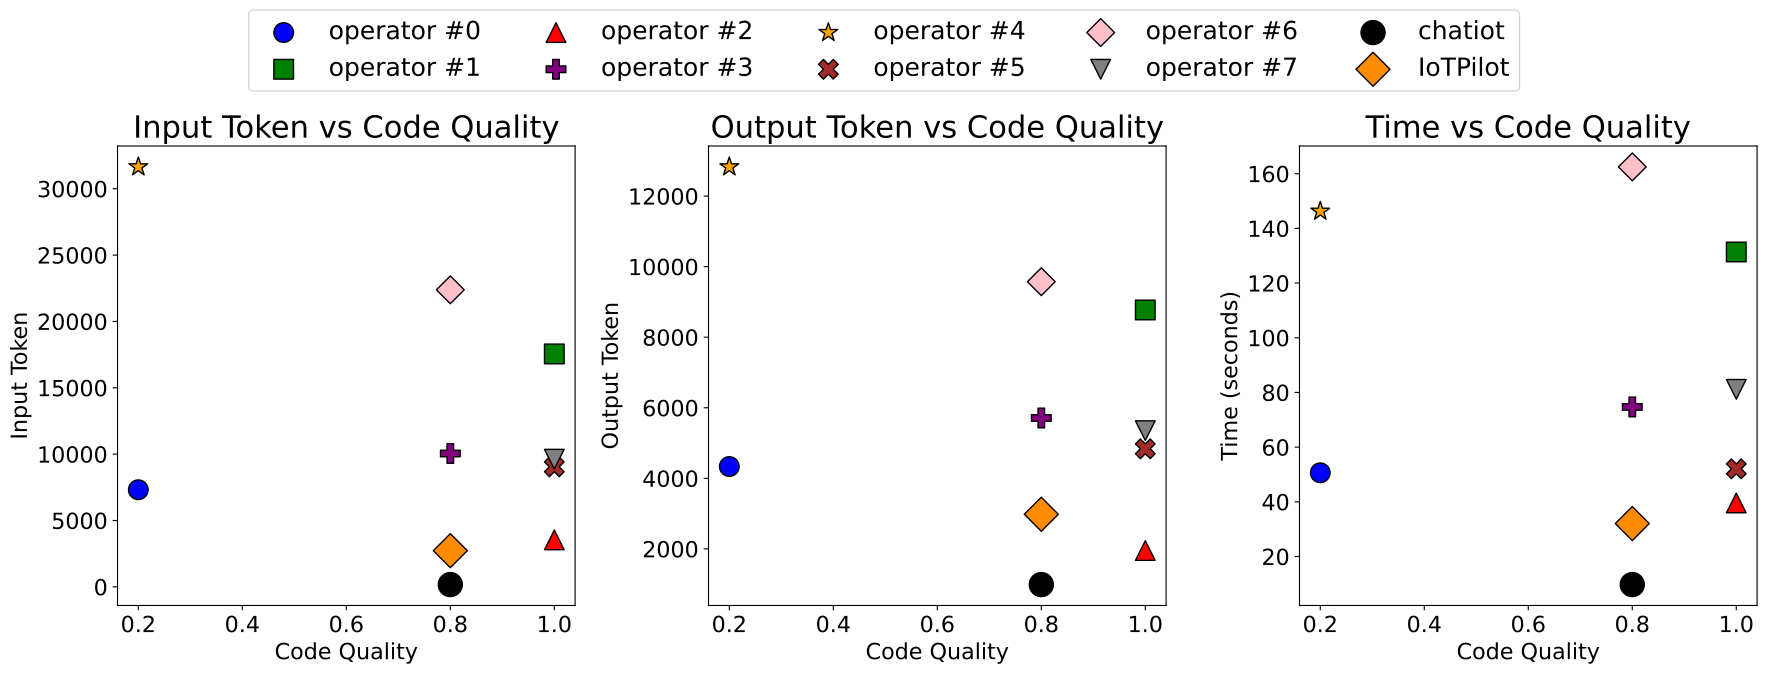

Write Python code to recreate this figure.
import json
import matplotlib.pyplot as plt
import itertools

# 支持的颜色和标记
colors_genetic = ['blue', 'green', 'red', 'purple', 'orange', 'brown', 'pink', 'gray']
markers_genetic = ['o', 's', '^', 'P', '*', 'X', 'D', 'v']

# 读取遗传算法数据
file_path_genetic = "/home/hao/code/iotpilot2.0/src/results/ControlRoom/genetic/generation_1.json"
with open(file_path_genetic, "r") as file:
    data_genetic = json.load(file)

# 初始化存储列表：遗传算法数据
code_qualities_genetic = []
input_tokens_genetic = []
output_tokens_genetic = []
times_genetic = []
individual_labels_genetic = []

for individual_key in data_genetic.keys():
    print(individual_key)
    individual = data_genetic[individual_key]["ControlRoom"]
    code_quality = individual["code_quality"]
    total_cost_info = individual["total_cost_info"]

    input_token = float(total_cost_info["input_token"])
    output_token = float(total_cost_info["output_token"])
    time = float(total_cost_info["time"])

    # 添加到列表
    code_qualities_genetic.append(code_quality)
    input_tokens_genetic.append(input_token)
    output_tokens_genetic.append(output_token)
    times_genetic.append(time)
    individual_labels_genetic.append(individual_key)

# 读取chatiot数据
file_path_chatiot = "/home/hao/code/iotpilot2.0/src/results/ControlRoom/chatiot/1/workflow_results.json"
with open(file_path_chatiot, "r") as file:
    data_chatiot = json.load(file)

# 读取iotpilot数据
file_path_chatiot = "/home/hao/code/iotpilot2.0/src/results/ControlRoom/IoTPilot/1/workflow_results.json"
with open(file_path_chatiot, "r") as file:
    IoTPilot_IoTPilot = json.load(file)

# 提取 chatiot 数据
motion_data = data_chatiot["ControlRoom"]
code_quality_chatiot = motion_data["code_quality"]
total_cost_info = motion_data["total_cost_info"]

input_token_chatiot = float(total_cost_info["input_token"])
output_token_chatiot = float(total_cost_info["output_token"])
time_chatiot = float(total_cost_info["time"])

# 提取 IoTPilot 数据
motion_data_iotpilot = IoTPilot_IoTPilot["ControlRoom"]
code_quality_iotpilot = motion_data_iotpilot["code_quality"]
total_cost_info_iotpilot = motion_data_iotpilot["total_cost_info"]

input_token_iotpilot = float(total_cost_info_iotpilot["input_token"])
output_token_iotpilot = float(total_cost_info_iotpilot["output_token"])
time_iotpilot = float(total_cost_info_iotpilot["time"])

plt.rcParams.update({
    'font.size': 18,               # 基础字体大小
    'axes.titlesize': 22,          # 子图标题
    'axes.labelsize': 16,          # 横轴/纵轴标签
    'xtick.labelsize': 16,         # x轴刻度标签
    'ytick.labelsize': 16,         # y轴刻度标签
    'legend.fontsize': 18,         # 图例字体
    'legend.title_fontsize': 16   # 图例标题字体
})

# 创建三个子图
fig, axes = plt.subplots(1, 3, figsize=(18, 6))
point_size = 200

# 为遗传算法分配颜色和形状
color_cycle_gen = itertools.cycle(colors_genetic)
marker_cycle_gen = itertools.cycle(markers_genetic)

individual_color_map = {}
individual_marker_map = {}

for label in individual_labels_genetic:
    if label not in individual_color_map:
        individual_color_map[label] = next(color_cycle_gen)
    if label not in individual_marker_map:
        individual_marker_map[label] = next(marker_cycle_gen)

# 绘制遗传算法数据
for i, label in enumerate(individual_labels_genetic):
    color = individual_color_map[label]
    marker = individual_marker_map[label]

    axes[0].scatter(code_qualities_genetic[i], input_tokens_genetic[i],
                    color=color, marker=marker, s=point_size,
                    edgecolor='black', label=label)

    axes[1].scatter(code_qualities_genetic[i], output_tokens_genetic[i],
                    color=color, marker=marker, s=point_size,
                    edgecolor='black', label=label)

    axes[2].scatter(code_qualities_genetic[i], times_genetic[i],
                    color=color, marker=marker, s=point_size,
                    edgecolor='black', label=label)

# 绘制chatiot数据（单独一个点）
chatiot_label = "chatiot"
chatiot_color = 'black'
chatiot_marker = 'o'

axes[0].scatter(code_quality_chatiot, input_token_chatiot,
                color=chatiot_color, marker=chatiot_marker, s=point_size * 1.5,
                edgecolor='black', label=chatiot_label, zorder=10)

axes[1].scatter(code_quality_chatiot, output_token_chatiot,
                color=chatiot_color, marker=chatiot_marker, s=point_size * 1.5,
                edgecolor='black', label=chatiot_label, zorder=10)

axes[2].scatter(code_quality_chatiot, time_chatiot,
                color=chatiot_color, marker=chatiot_marker, s=point_size * 1.5,
                edgecolor='black', label=chatiot_label, zorder=10)

# 绘制 IoTPilot 数据（单独一个点）
iotpilot_label = "IoTPilot"
iotpilot_color = 'darkorange'
iotpilot_marker = 'D'

axes[0].scatter(code_quality_iotpilot, input_token_iotpilot,
                color=iotpilot_color, marker=iotpilot_marker, s=point_size * 1.5,
                edgecolor='black', label=iotpilot_label, zorder=10)

axes[1].scatter(code_quality_iotpilot, output_token_iotpilot,
                color=iotpilot_color, marker=iotpilot_marker, s=point_size * 1.5,
                edgecolor='black', label=iotpilot_label, zorder=10)

axes[2].scatter(code_quality_iotpilot, time_iotpilot,
                color=iotpilot_color, marker=iotpilot_marker, s=point_size * 1.5,
                edgecolor='black', label=iotpilot_label, zorder=10)


# 设置标题和标签
axes[0].set_xlabel('Code Quality')
axes[0].set_ylabel('Input Token')
axes[0].set_title('Input Token vs Code Quality')

axes[1].set_xlabel('Code Quality')
axes[1].set_ylabel('Output Token')
axes[1].set_title('Output Token vs Code Quality')

axes[2].set_xlabel('Code Quality')
axes[2].set_ylabel('Time (seconds)')
axes[2].set_title('Time vs Code Quality')

# 去重图例
handles, labels = axes[0].get_legend_handles_labels()
by_label = dict(zip(labels, handles))

# 在绘制完所有点后，更新标签
new_labels = []
for label in labels:
    if label.startswith("individual_"):
        new_labels.append(f"operator #{label.split('_')[1]}")
    else:
        new_labels.append(label)

# 更新图例
fig.legend(by_label.values(), new_labels,
           loc="upper center",
           bbox_to_anchor=(0.5, 1.15),
           ncol=5)

plt.tight_layout()
plt.savefig('motivation_python.pdf', dpi=1000, bbox_inches='tight')
